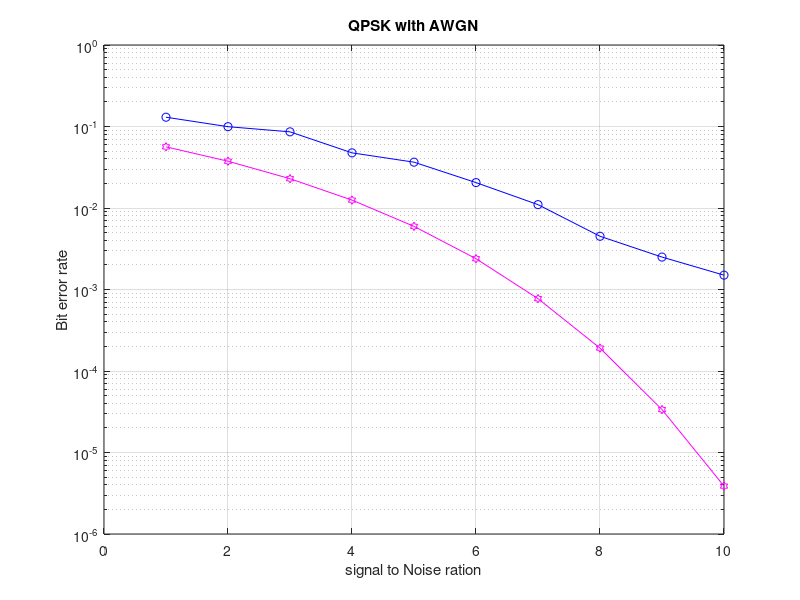

Reproduce this figure in MATLAB.
clc;
clear;
l=1000;
snrdb=1:1:10;
snrlin=10.^(snrdb./10);
for snrdb=1:1:10
    si=2*(round(rand(1,l))-0.5);
    sq=2*(round(rand(1,l))-0.5);
    s=si+j*sq;
    w=awgn(s,snrdb,'measured');
    r=w;
    si_=sign(real(r));%at receiver
    sq_=sign(imag(r));%at receiver
    ber1=(l-sum(si==si_))/l;
    ber2=(l-sum(sq==sq_))/l;
    ber(snrdb)=mean([ber1 ber2]);
    %ber1,ber2,ber
end
snrdb=1:1:10;
snrlin=10.^(snrdb./10);
tber=0.5.*erfc(sqrt(snrlin));
semilogy(snrdb,ber,'-bo',snrdb,tber,'-mh')
title('QPSK with AWGN')
xlabel('signal to Noise ration')
ylabel('Bit error rate')
grid on
